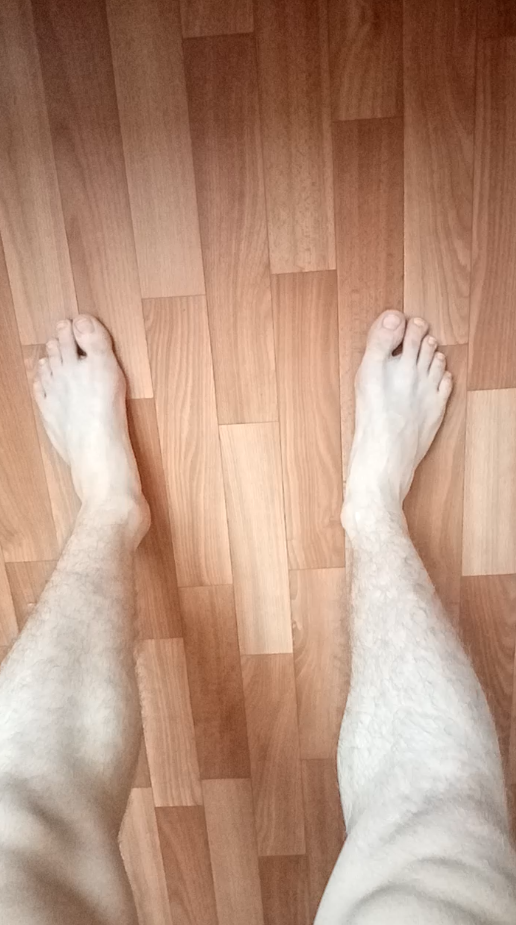
#> input picture TEAM A/U-Net/이태범/original_image/1.png, 516 x 925 px, found by its file name; its folder holds 4 pictures in this run
$ python Augmentation.py
#> lines starting #> are read from the running program, lines starting #| are printed output that depends on the picture; pictures that were not available may be replaced by others from this repository, and a replacement may not be noted
# https://hipolarbear.tistory.com/19

import random
import numpy as np
import os
import cv2
import glob
from PIL import Image
import PIL.ImageOps
from natsort import natsorted # 문자열이 들어가더라도 숫자순서대로 정렬

# 만들 이미지 개수 입력 (train 이미지 데이터 갯수)
num_augmented_images = 15

file_path = '../train/img/'
mask_file_path = '../train/masks/'

file_names = natsorted(os.listdir(file_path))

total_origin_image_num = len(file_names)

augment_cnt = 1

# 반복문을 이용해서
for _ in range(10):
    for i in range(num_augmented_images):

        file_name = file_names[i]
        print('작업하는 이미지 :', file_name)

        origin_image_path = '../train/original_image/' + file_name
        origin_mask_path = '../train/original_mask/' + file_name

        image = Image.open(origin_image_path)
#> image is the input picture: PIL image 516x925 RGB; mean R, G, B 183.3, 148, 127.7
        mask = Image.open(origin_mask_path)

        #오리지널 이미지 저장
        image.save(file_path + str(augment_cnt) + '.png')
        mask.save(mask_file_path + str(augment_cnt) + '.png')

        augment_cnt += 1

        #이미지 좌우 반전
        inverted_image = image.transpose(Image.FLIP_LEFT_RIGHT)
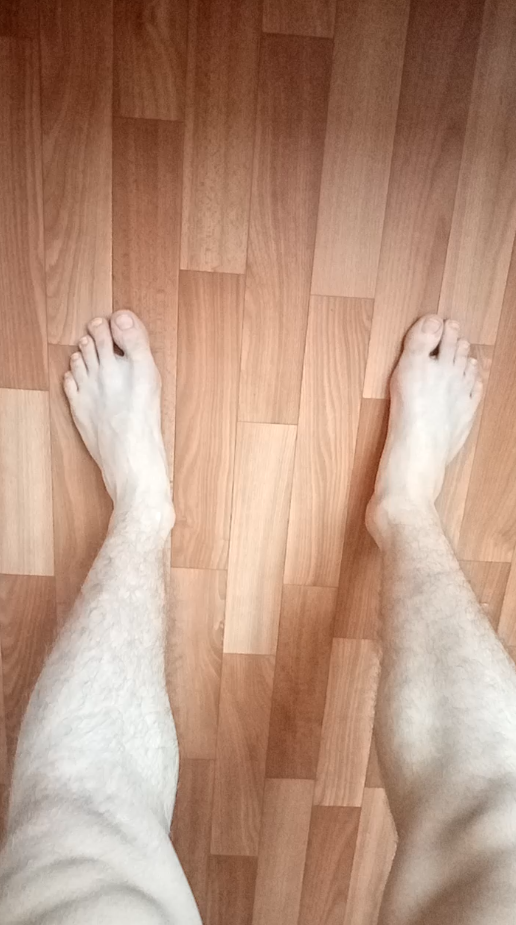
#> inverted_image: PIL image 516x925 RGB; mean R, G, B 183.3, 148, 127.7
        inverted_image.save(file_path + str(augment_cnt) + '.png')

        inverted_mask = mask.transpose(Image.FLIP_LEFT_RIGHT)
        inverted_mask.save(mask_file_path + str(augment_cnt) + '.png')

        augment_cnt += 1

        '''
        #이미지 기울이기
        rotated_image = image.rotate(random.randrange(-20, 20))
        rotated_image.save(file_path + str(augment_cnt) + '.png')

        rotated_mask = mask.rotate(random.randrange(-20, 20))
        rotated_mask.save(mask_file_path + str(augment_cnt) + '.png')

        augment_cnt += 1
        '''

        #노이즈 추가하기 (노이즈는 mask 그대로)
        img = cv2.imread(origin_image_path)

        row,col,ch= img.shape
#> row = 925; col = 516; ch = 3
        mean = 0
        var = 0.1
        sigma = var**0.5
        gauss = np.random.normal(mean,sigma,(row,col,ch))
        gauss = gauss.reshape(row,col,ch)

        noisy_array = img + gauss
        noisy_image = Image.fromarray(np.uint8(noisy_array)).convert('RGB')
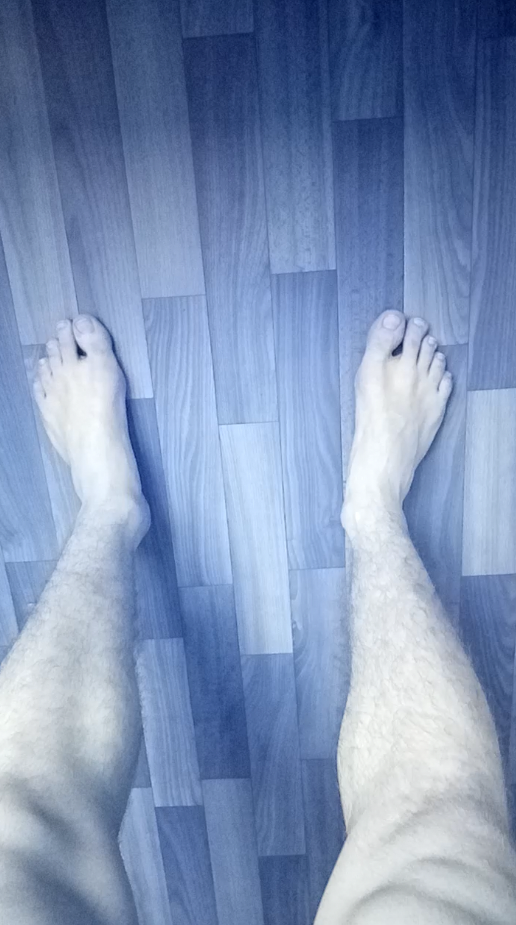
#> noisy_image: PIL image 516x925 RGB; mean R, G, B 127.2, 147.5, 182.8
#> (the run stopped early here; a loop or call above may not have finished)

$ run again, on TEAM A/U-Net/이태범/original_image/13.png
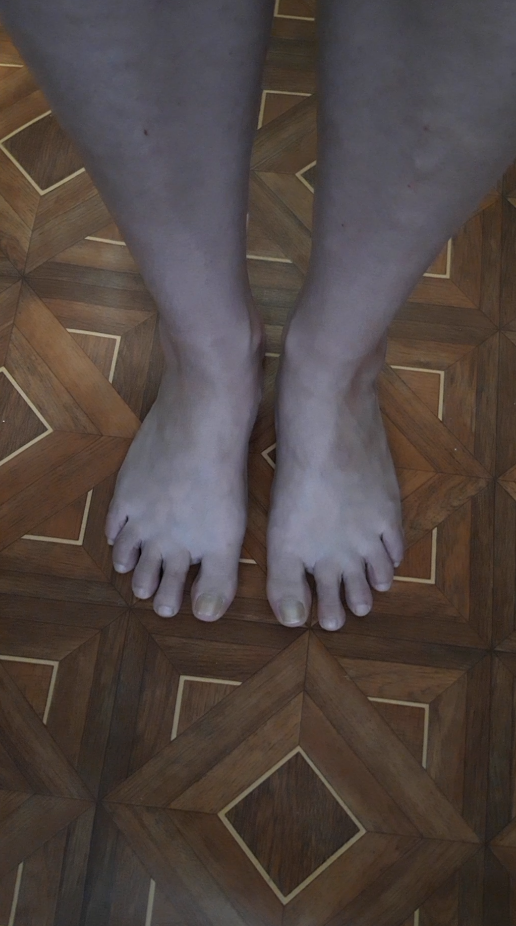
#> input picture TEAM A/U-Net/이태범/original_image/13.png, 516 x 926 px, found by its file name
#> image is the input picture: PIL image 516x926 RGB; mean R, G, B 80.9, 70.3, 66.8
#> `noisy_array = img + gauss`:
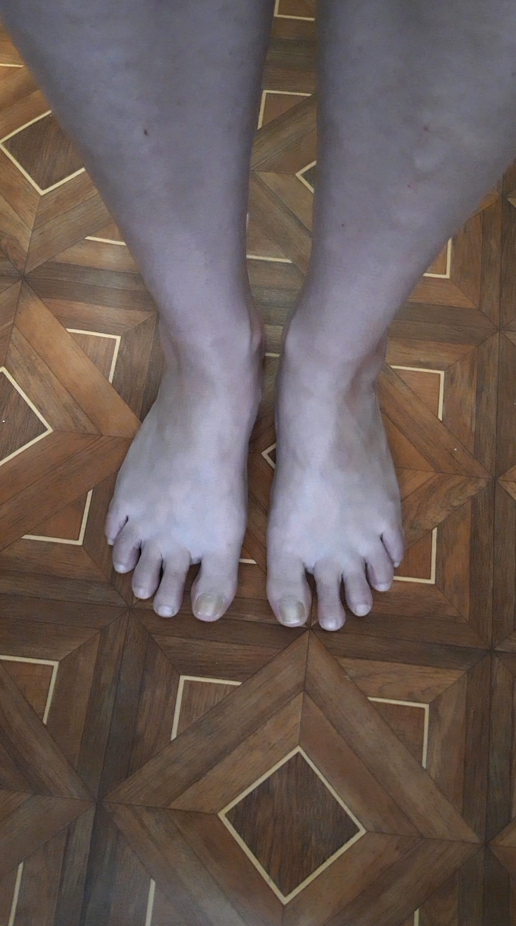
#> noisy_array: shape (926, 516, 3) float64; mean B, G, R 66.8, 70.3, 80.9; drawn with min black and max white
#> `noisy_image = Image.fromarray(np.uint8(noisy_array)).convert('RGB')`:
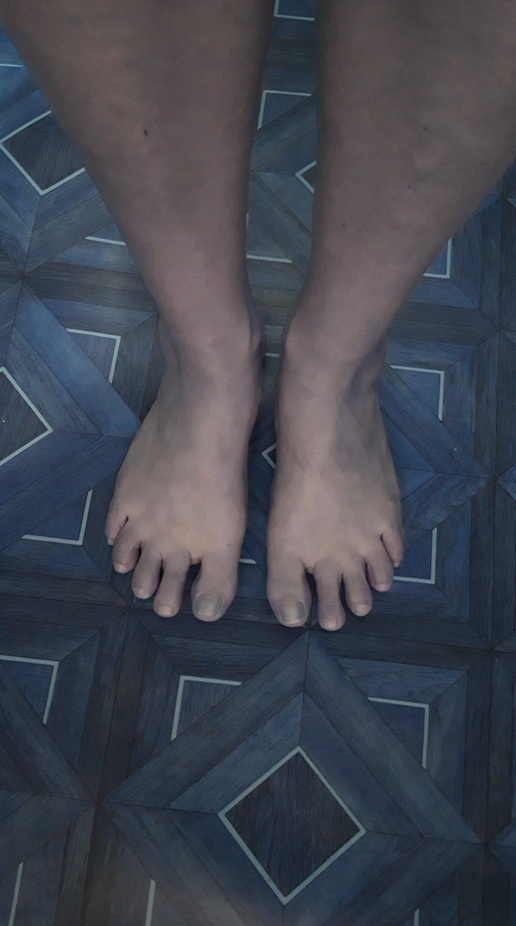
#> noisy_image: PIL image 516x926 RGB; mean R, G, B 66.3, 69.8, 80.4

$ run again, on TEAM A/U-Net/이태범/original_image/14.png
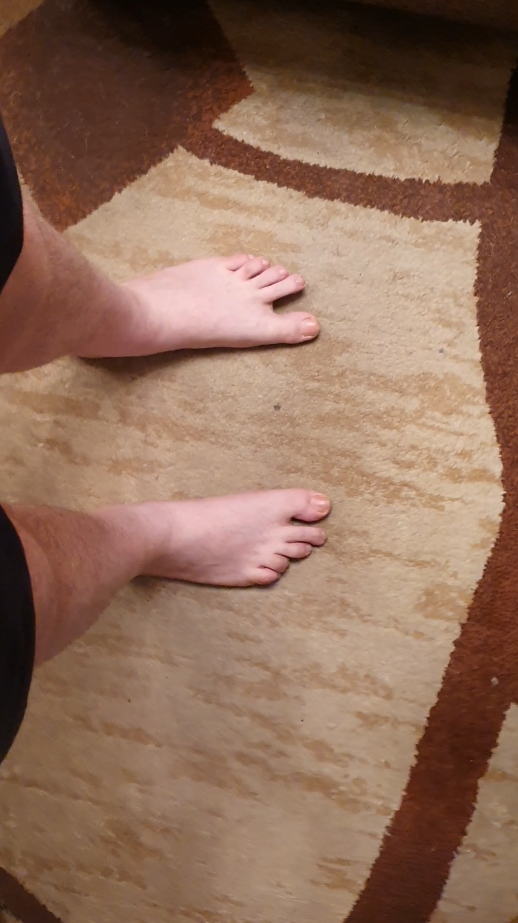
#> input picture TEAM A/U-Net/이태범/original_image/14.png, 518 x 923 px, found by its file name
#> image is the input picture: PIL image 518x923 RGB; mean R, G, B 143.4, 109.4, 89.8
#> `inverted_image = image.transpose(Image.FLIP_LEFT_RIGHT)`:
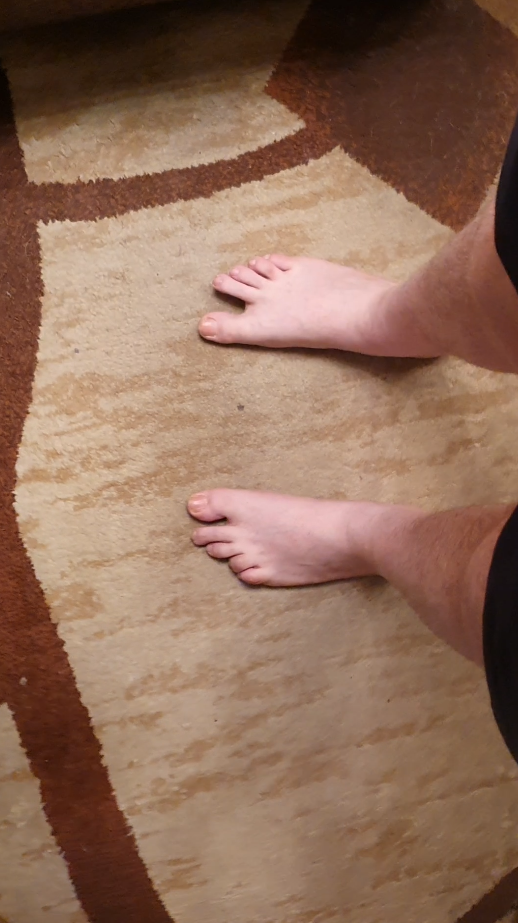
#> inverted_image: PIL image 518x923 RGB; mean R, G, B 143.4, 109.4, 89.8
#> `noisy_image = Image.fromarray(np.uint8(noisy_array)).convert('RGB')`:
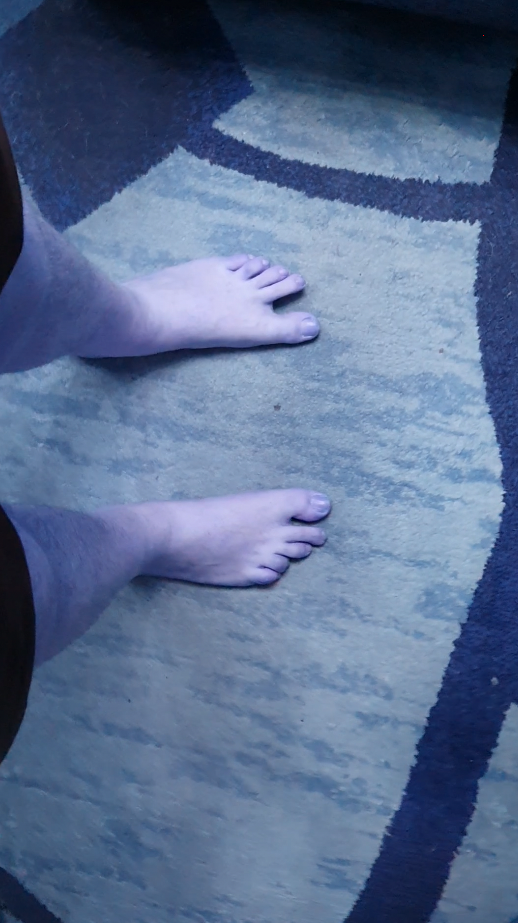
#> noisy_image: PIL image 518x923 RGB; mean R, G, B 89.3, 108.9, 142.9

$ run again, on TEAM A/U-Net/이태범/original_image/15.png
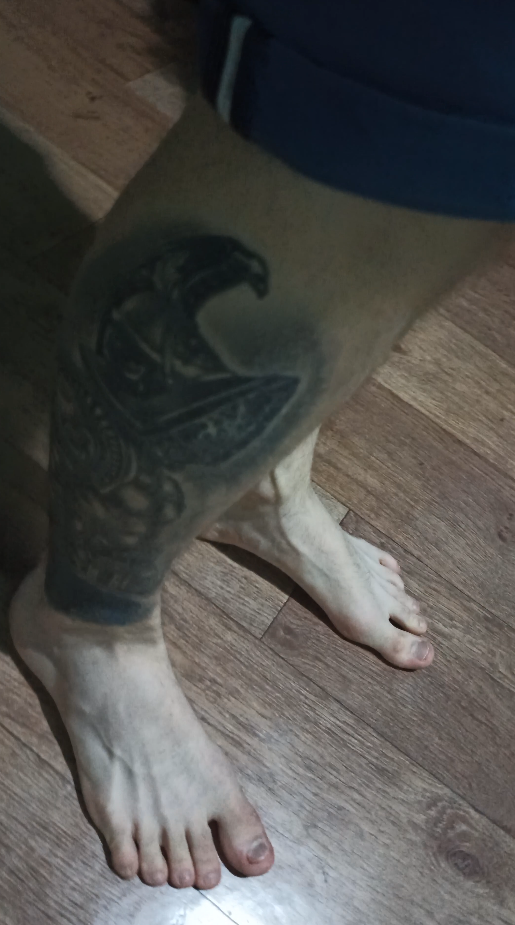
#> input picture TEAM A/U-Net/이태범/original_image/15.png, 515 x 925 px, found by its file name
#> image is the input picture: PIL image 515x925 RGB; mean R, G, B 81.3, 80, 77.1
#> `inverted_image = image.transpose(Image.FLIP_LEFT_RIGHT)`:
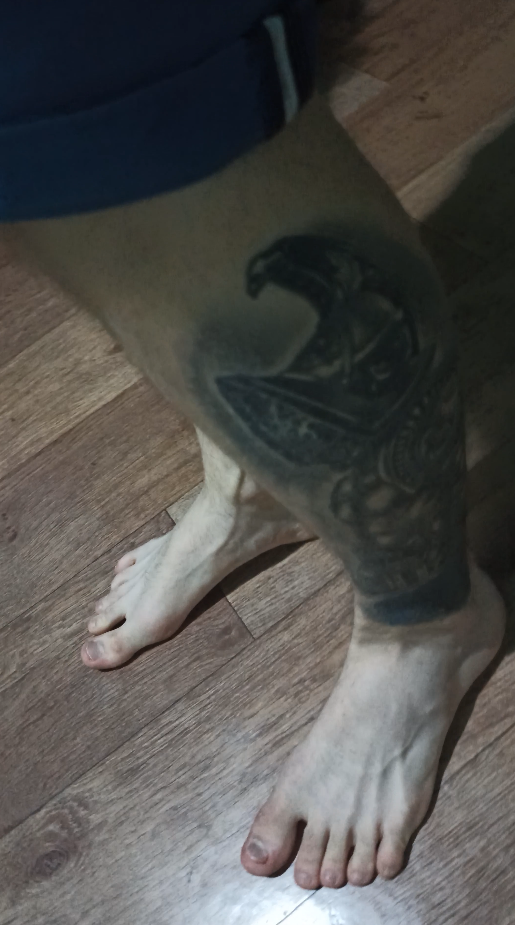
#> inverted_image: PIL image 515x925 RGB; mean R, G, B 81.3, 80, 77.1
#> `noisy_image = Image.fromarray(np.uint8(noisy_array)).convert('RGB')`:
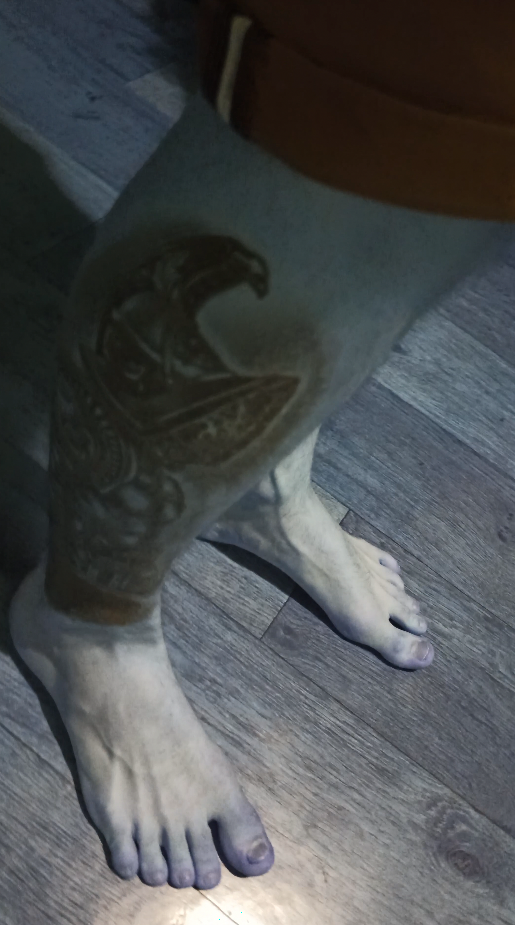
#> noisy_image: PIL image 515x925 RGB; mean R, G, B 76.6, 79.5, 80.8
